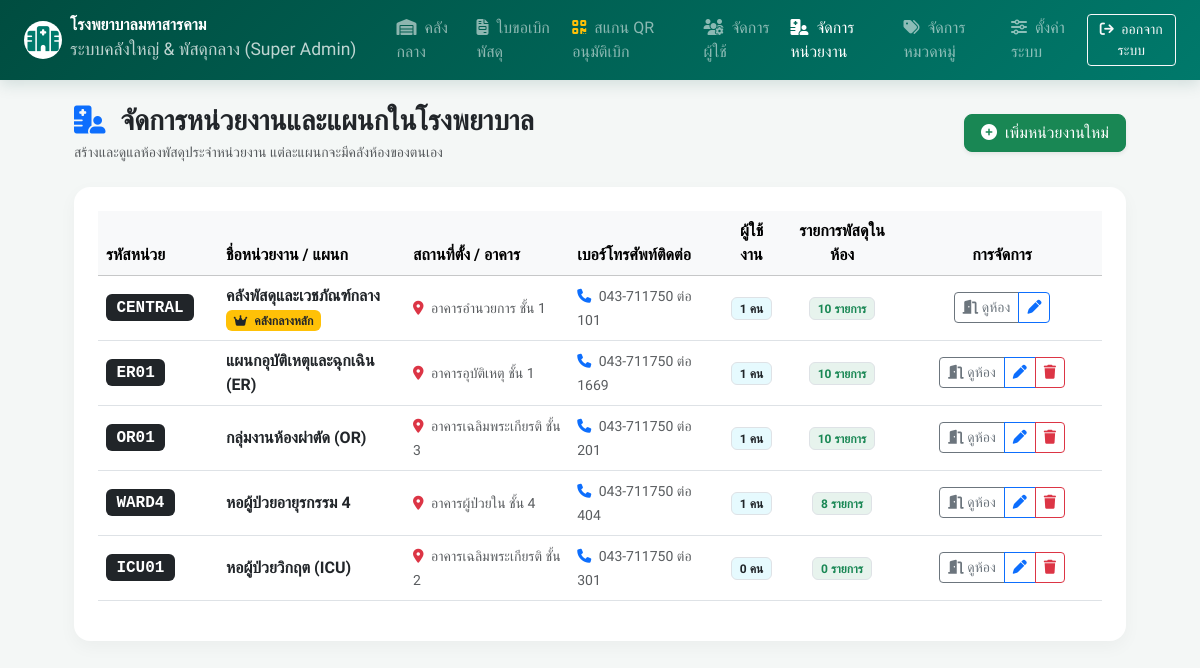
The app's page /admin/units.php (signed in) with its own data.
### tables this page shows
CREATE TABLE `units` (
    `unit_id` INT AUTO_INCREMENT PRIMARY KEY,
    `unit_code` VARCHAR(50) NOT NULL UNIQUE,
    `unit_name` VARCHAR(150) NOT NULL,
    `phone` VARCHAR(50) DEFAULT NULL,
    `location` VARCHAR(150) DEFAULT NULL,
    `created_at` TIMESTAMP DEFAULT CURRENT_TIMESTAMP
);

### config.php (called while the page is built, shortened)
<?php
function h($string) {
    return htmlspecialchars($string ?? '', ENT_QUOTES, 'UTF-8');
}
    ?>

### admin/units.php (the view, shortened to what this page needs)
<?php
require_once __DIR__ . '/../config.php';
$units_stmt = $pdo->query("
    SELECT u.*,
           (SELECT COUNT(*) FROM users usr WHERE usr.unit_id = u.unit_id) AS user_count,
           (SELECT COUNT(*) FROM unit_stocks us WHERE us.unit_id = u.unit_id AND us.quantity > 0) AS active_stock_types
    FROM units u
    ORDER BY u.unit_id ASC
");
$units = $units_stmt->fetchAll();
?>
<!DOCTYPE html>
<html lang="th">
<head>
    <link href="https://cdn.jsdelivr.net/npm/bootstrap@5.3.2/dist/css/bootstrap.min.css" rel="stylesheet">
    <link href="https://cdnjs.cloudflare.com/ajax/libs/font-awesome/6.5.1/css/all.min.css" rel="stylesheet">
</head>
<body>
<nav class="navbar navbar-expand-lg navbar-dark navbar-mhk sticky-top py-2">
    <div class="container-fluid px-lg-4">
        <a class="navbar-brand d-flex align-items-center" href="dashboard.php">
            <span class="bg-white text-dark rounded-circle p-2 me-2 d-inline-flex align-items-center justify-content-center" style="width: 38px; height: 38px;">
                <i class="fa-solid fa-hospital text-teal fa-lg" style="color: var(--mhk-primary);"></i>
            </span>
            <div>
                <span class="fw-bold d-block lh-1 fs-6 fs-md-5">โรงพยาบาลมหาสารคาม</span>
                <span class="small opacity-75 fs-7">ระบบคลังใหญ่ & พัสดุกลาง (Super Admin)</span>
            </div>
        </a>
        <div class="collapse navbar-collapse" id="adminNavbar">
            <ul class="navbar-nav me-auto mb-2 mb-lg-0 ms-lg-3">
                <li class="nav-item"><a class="nav-link" href="dashboard.php"><i class="fa-solid fa-warehouse me-1"></i> คลังกลาง</a></li>
                <li class="nav-item"><a class="nav-link" href="dashboard.php#requisitions_section"><i class="fa-solid fa-file-invoice me-1"></i> ใบขอเบิกพัสดุ</a></li>
                <li class="nav-item"><a class="nav-link" href="scan_approve.php"><i class="fa-solid fa-qrcode me-1 text-warning"></i> สแกน QR อนุมัติเบิก</a></li>
                <li class="nav-item"><a class="nav-link" href="users.php"><i class="fa-solid fa-users-gear me-1"></i> จัดการผู้ใช้</a></li>
                <li class="nav-item"><a class="nav-link active" href="units.php"><i class="fa-solid fa-hospital-user me-1"></i> จัดการหน่วยงาน</a></li>
                <li class="nav-item"><a class="nav-link" href="categories.php"><i class="fa-solid fa-tags me-1"></i> จัดการหมวดหมู่</a></li>
                <li class="nav-item"><a class="nav-link" href="settings.php"><i class="fa-solid fa-sliders me-1"></i> ตั้งค่าระบบ</a></li>
            </ul>
            <div class="d-flex align-items-center gap-2">
                <a href="<?= BASE_URL ?>/logout.php" class="btn btn-sm btn-outline-light"><i class="fa-solid fa-arrow-right-from-bracket me-1"></i> ออกจากระบบ</a>
            </div>
        </div>
    </div>
</nav>
<div class="container-fluid px-lg-4 py-4" style="max-width: 1100px;">
    <div class="d-flex flex-wrap align-items-center justify-content-between mb-4 gap-3">
        <div>
            <h2 class="h3 fw-bold mb-1 text-dark">
                <i class="fa-solid fa-hospital-user me-2 text-primary"></i> จัดการหน่วยงานและแผนกในโรงพยาบาล
            </h2>
            <p class="text-muted small mb-0">สร้างและดูแลห้องพัสดุประจำหน่วยงาน แต่ละแผนกจะมีคลังห้องของตนเอง</p>
        </div>
        <button class="btn btn-success rounded-3 shadow-sm px-3" data-bs-toggle="modal" data-bs-target="#addUnitModal">
            <i class="fa-solid fa-plus-circle me-1"></i> เพิ่มหน่วยงานใหม่
        </button>
    </div>
    <div class="card content-card p-4">
        <div class="table-responsive">
            <table class="table table-hover align-middle">
                <thead class="table-light">
                    <tr>
                        <th style="width: 120px;">รหัสหน่วย</th>
                        <th>ชื่อหน่วยงาน / แผนก</th>
                        <th>สถานที่ตั้ง / อาคาร</th>
                        <th>เบอร์โทรศัพท์ติดต่อ</th>
                        <th class="text-center">ผู้ใช้งาน</th>
                        <th class="text-center">รายการพัสดุในห้อง</th>
                        <th class="text-center" style="width: 200px;">การจัดการ</th>
                    </tr>
                </thead>
                <tbody>
                    <?php foreach ($units as $u): ?>
                        <tr>
                            <td>
                                <span class="badge bg-dark font-monospace fs-6"><?= h($u['unit_code']) ?></span>
                            </td>
                            <td>
                                <div class="fw-bold text-dark fs-6"><?= h($u['unit_name']) ?></div>
                                <?php if ($u['unit_id'] === 1): ?>
                                    <span class="badge bg-warning text-dark"><i class="fa-solid fa-crown me-1"></i> คลังกลางหลัก</span>
                                <?php endif; ?>
                            </td>
                            <td><span class="text-muted small"><i class="fa-solid fa-location-dot me-1 text-danger"></i> <?= h($u['location'] ?? '-') ?></span></td>
                            <td><span class="text-muted small"><i class="fa-solid fa-phone me-1 text-primary"></i> <?= h($u['phone'] ?? '-') ?></span></td>
                            <td class="text-center">
                                <span class="badge bg-info bg-opacity-10 text-dark border">
                                    <?= number_format($u['user_count']) ?> คน
                                </span>
                            </td>
                            <td class="text-center">
                                <span class="badge bg-success bg-opacity-10 text-success border">
                                    <?= number_format($u['active_stock_types']) ?> รายการ
                                </span>
                            </td>
                            <td class="text-center">
                                <div class="btn-group btn-group-sm">
                                    <a href="<?= BASE_URL ?>/unit/dashboard.php?unit_id=<?= $u['unit_id'] ?>" class="btn btn-outline-secondary" title="ดูห้องพัสดุนี้">
                                        <i class="fa-solid fa-door-open"></i> ดูห้อง
                                    </a>
                                    <button class="btn btn-outline-primary"
                                            onclick="openEditUnit(<?= htmlspecialchars(json_encode($u), ENT_QUOTES, 'UTF-8') ?>)"
                                            title="แก้ไขหน่วยงาน">
                                        <i class="fa-solid fa-pen"></i>
                                    </button>
                                    <?php if ($u['unit_id'] !== 1): ?>
                                        <button class="btn btn-outline-danger"
                                                onclick="confirmDeleteUnit(<?= $u['unit_id'] ?>, '<?= addslashes(h($u['unit_name'])) ?>', <?= $u['user_count'] ?>)"
                                                title="ลบหน่วยงาน">
                                            <i class="fa-solid fa-trash"></i>
                                        </button>
                                    <?php endif; ?>
                                </div>
                            </td>
                        </tr>
                    <?php endforeach; ?>
                </tbody>
            </table>
        </div>
    </div>
</div>
</body>
</html>

### admin/units.php (style rules this page uses)
:root { --mhk-primary: #00796b; --mhk-primary-dark: #004d40; }
body { font-family: 'Sarabun', sans-serif; background-color: #f4f7f6; }
h1, h2, h3, h4, h5, .nav-link, .btn { font-family: 'Prompt', sans-serif; }
.navbar-mhk { background: linear-gradient(135deg, var(--mhk-primary-dark) 0%, var(--mhk-primary) 100%); box-shadow: 0 4px 15px rgba(0, 77, 64, 0.15); }
.content-card { background: #ffffff; border-radius: 16px; border: none; box-shadow: 0 6px 18px rgba(0, 0, 0, 0.04); }

### records on screen
units: unit_code "CENTRAL", unit_name "คลังพัสดุและเวชภัณฑ์กลาง", shows "คลังกลางหลัก", location "อาคารอำนวยการ ชั้น 1", phone "043-711750 ต่อ 101", user_count "1", active_stock_types "10"
units: unit_code "ER01", unit_name "แผนกอุบัติเหตุและฉุกเฉิน (ER)", location "อาคารอุบัติเหตุ ชั้น 1", phone "043-711750 ต่อ 1669", user_count "1", active_stock_types "10"
units: unit_code "OR01", unit_name "กลุ่มงานห้องผ่าตัด (OR)", location "อาคารเฉลิมพระเกียรติ ชั้น 3", phone "043-711750 ต่อ 201", user_count "1", active_stock_types "10"
units: unit_code "WARD4", unit_name "หอผู้ป่วยอายุรกรรม 4", location "อาคารผู้ป่วยใน ชั้น 4", phone "043-711750 ต่อ 404", user_count "1", active_stock_types "8"
units: unit_code "ICU01", unit_name "หอผู้ป่วยวิกฤต (ICU)", location "อาคารเฉลิมพระเกียรติ ชั้น 2", phone "043-711750 ต่อ 301", user_count "0", active_stock_types "0"
